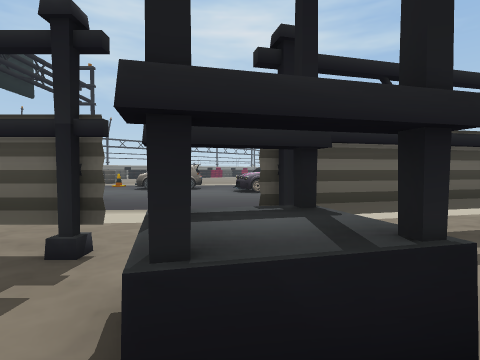
View 1 (above)

24 first-person views from a walk through a 3-D level made in the Unity game engine. The camera is 1.2 m above the floor, tilts 2° down and sees 80° across. The floor is counted in squares, 2 m on a side. Each view is taken from the middle of a square. On the plan, view 1 faces up. The plan holds only what a view shows up to about 9 squares ahead; the rest is blank. The place goes on beyond the plan. The player is left out.

View 2
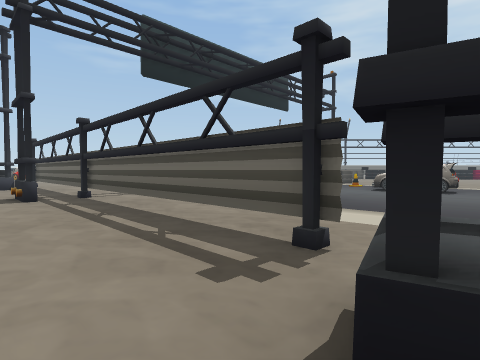

View 3
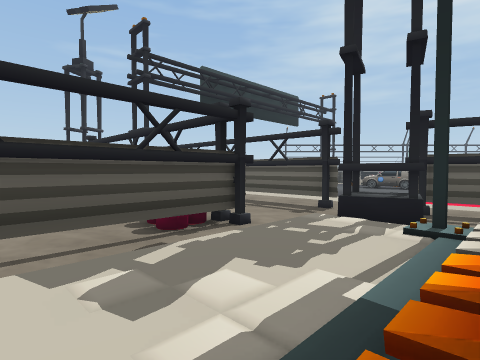

View 4
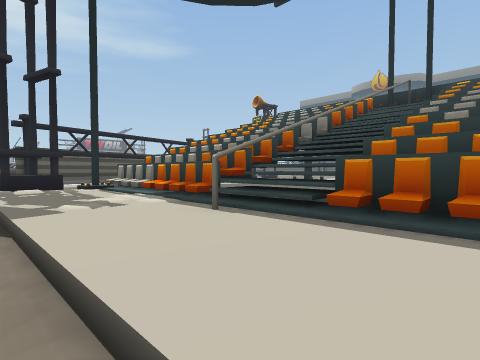

View 5
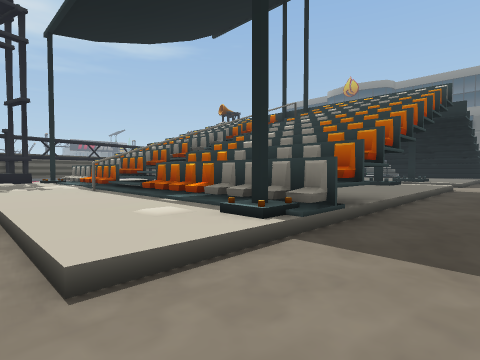

View 6
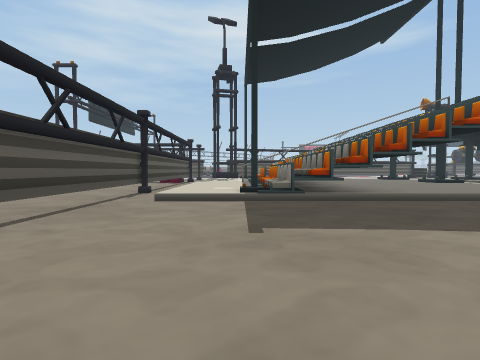

View 7
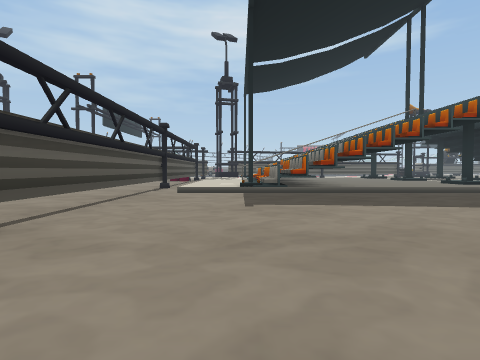

View 8
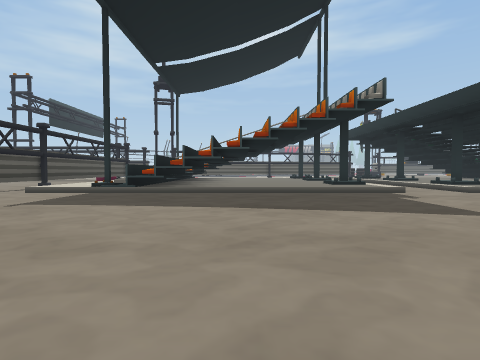

View 9
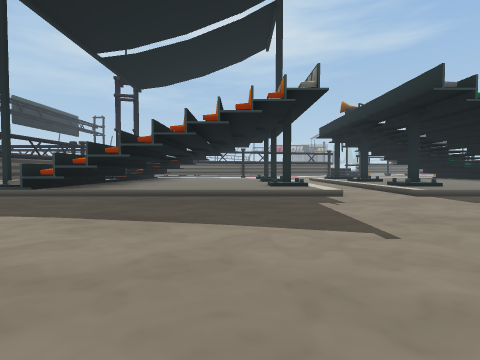

View 10
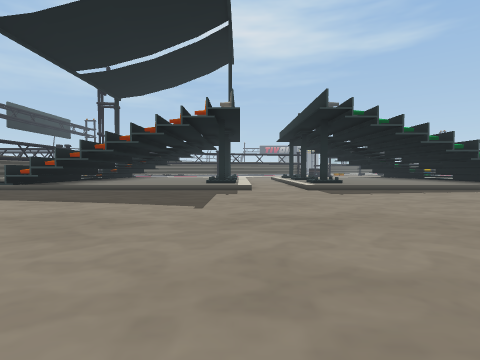

View 11
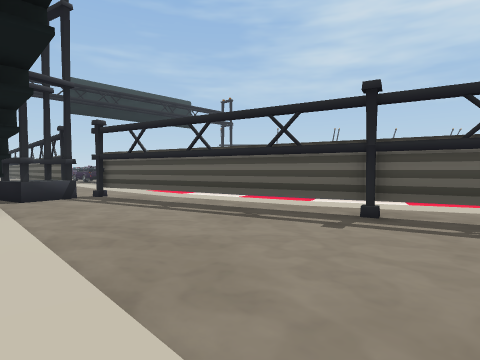

View 12
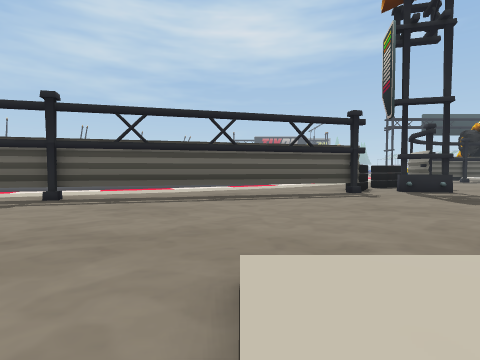

View 13
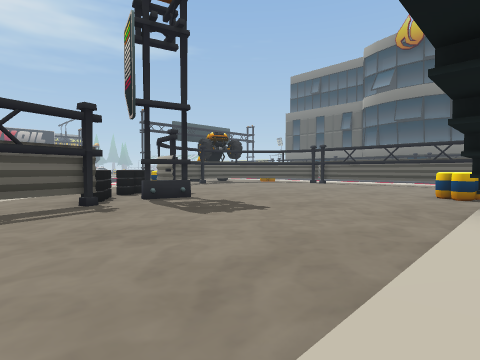

View 14
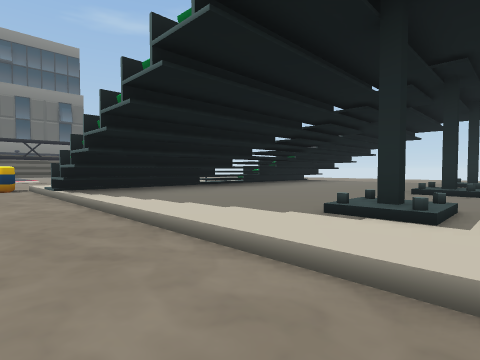

View 15
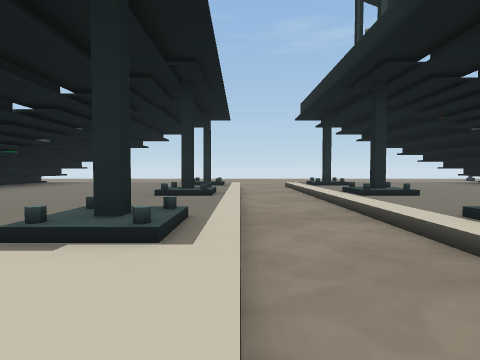

View 16
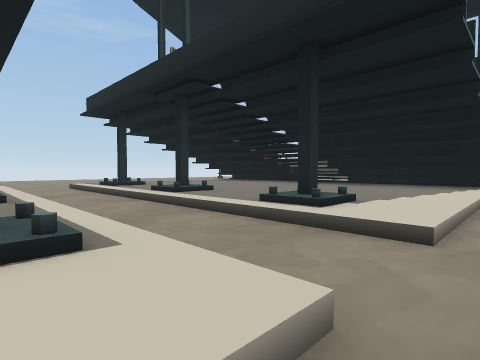

View 17
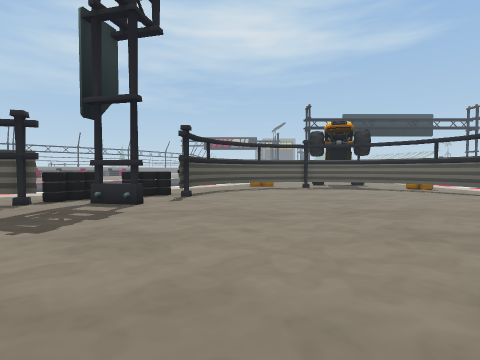

View 18
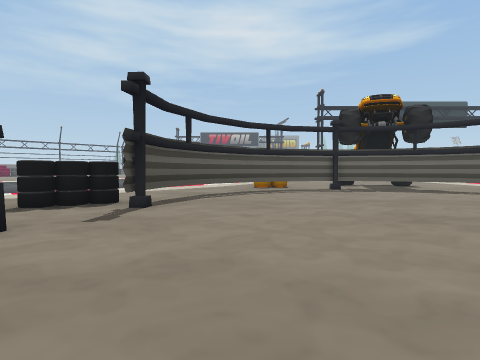

View 19
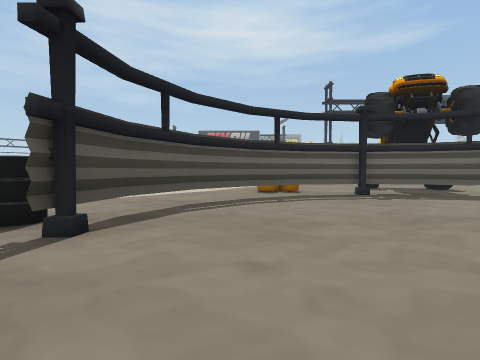

View 20
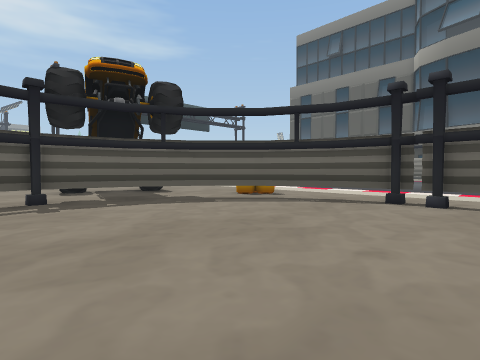

View 21
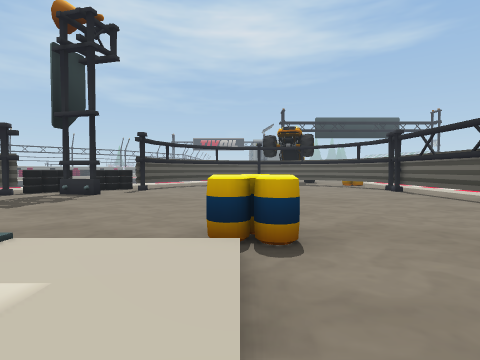

View 22
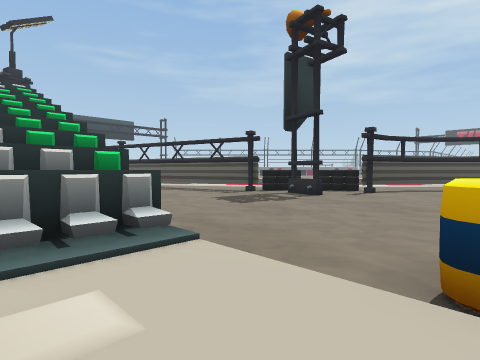

View 23
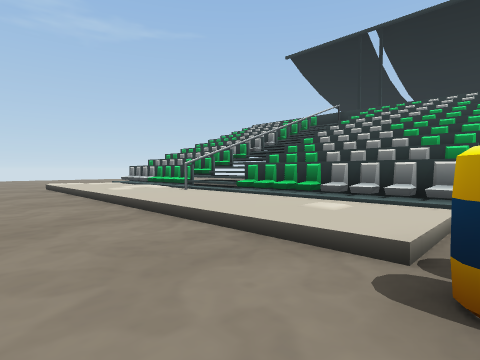

View 24
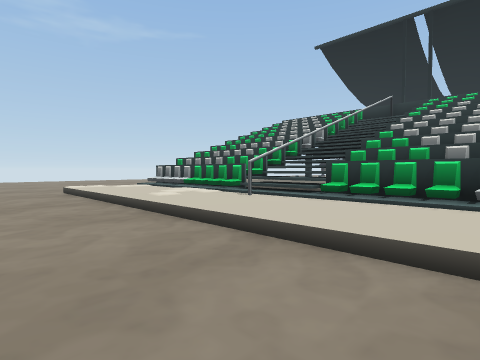

### Floor plan
Key: @ floor where view 1 was taken; # wall or solid block; x gap in a wall; . main floor; : floor 0.25 m higher than the main floor; / step, stairs or slope; = window, fence, low wall or low ledge; T thing the floor can be seen under or through; O other object.
Columns run from 10 left of view 1 to 26 right of it. Each row starts with its distance up from view 1.
 15                             ..O..OOO.
 14                            ...O....O.
 13                            ...#####..
 12                           ..###...##O
 11         O.                ..#.......#
 10         O.              . .##.......#
  9       .. .OO          ....O#.........
  8       .. ..   ...........OO..........
  7        ....   .........TOO=..........
  6        ....  .......TTTT.............
  5         ........TTTT ................
  4  ...........TTTTT....................
  3 #########.TTT.......................
  2 ........#x=.........................
  1 .#........=#...................O...
  0      .....@#x##:::::./::::##/::/..
 -1         O.::=##:::#/./#:::##/::/..
 -2        .O.::=##:::::./::::##/::/..
 -3        .#.::=##:::::./::::##/::/..
 -4        .#.::///::://.//:::///::/..
 -5         #.:=###:::#/./#:::====:/..
 -6        .#.::###:::::./::::#=#::/..
 -7        .T.::###:::::./::::###::/.
 -8        .T.::###:::#/./#:::###::/.
 -9        .T.::###:::::./::::###::/.
-10        .T..................    ..
-11        .T.................     ..
-12        .T................      ..
-13        .T...............
-14         T...............
-15          ..............
-16           ... ........
-17            .   .  ...
-18                    .

Positions as (right, up) in squares from view 1, and headings:
1: (0, 0), facing up
2: (0, 0), facing up-left
3: (2, -4), facing up-left
4: (-1, -7), facing up-right
5: (-1, -11), facing up-right
6: (1, -15), facing up
7: (1, -17), facing up
8: (5, -17), facing up
9: (7, -16), facing up
10: (9, -18), facing up
11: (9, 0), facing up-left
12: (11, -1), facing up
13: (12, 0), facing up-right
14: (11, 2), facing down-right
15: (11, 1), facing down
16: (12, 1), facing down-left
17: (19, 0), facing up
18: (19, 4), facing up
19: (19, 6), facing up
20: (21, 7), facing up-right
21: (21, -2), facing up
22: (21, -1), facing up-left
23: (23, 1), facing down-left
24: (23, -1), facing down-left
